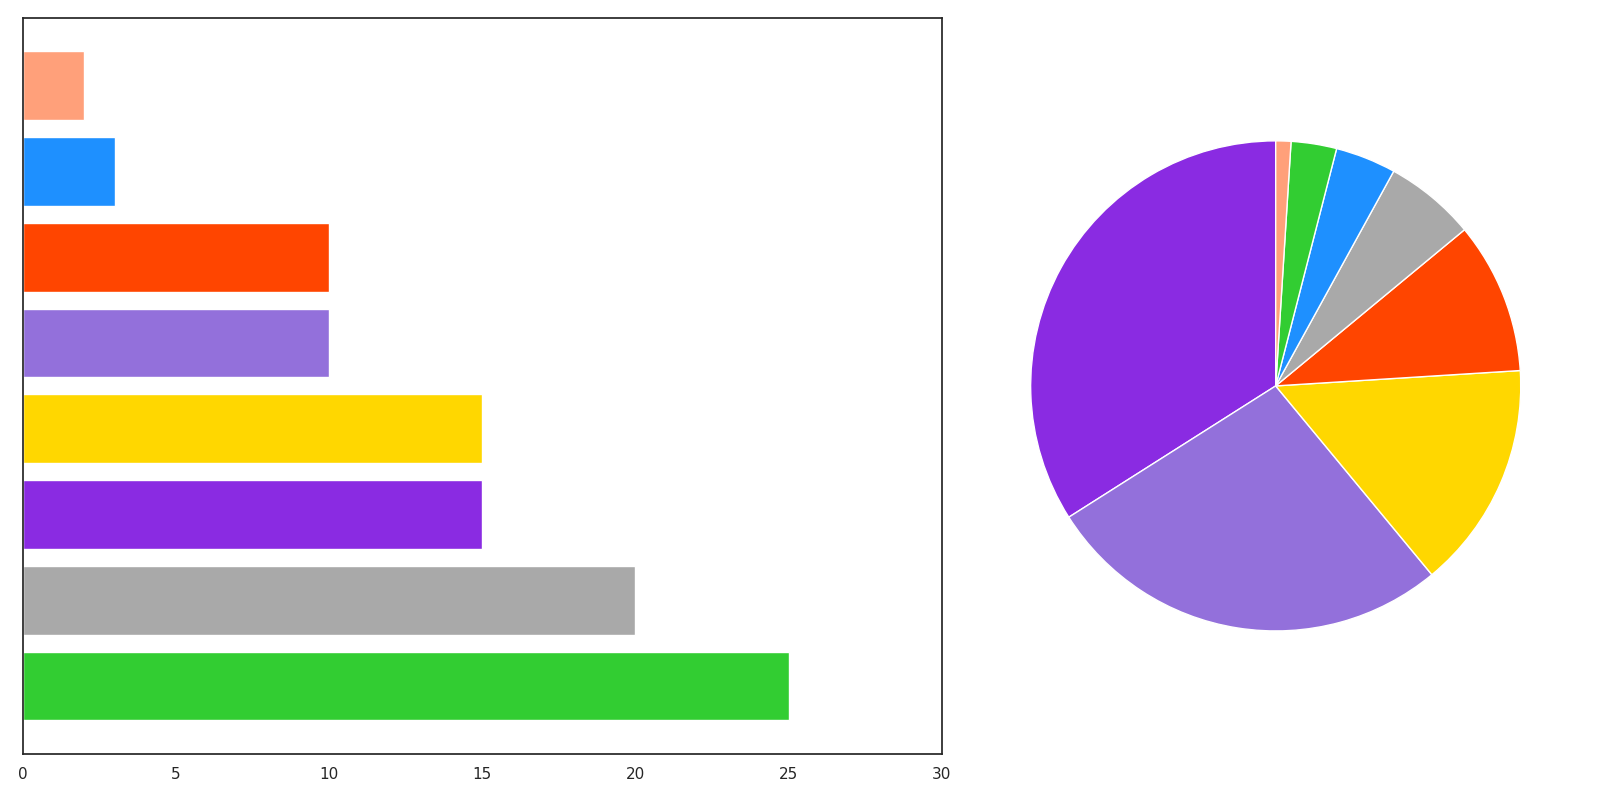

Python code for this plot:
import matplotlib.pyplot as plt
import numpy as np

energy_sources = ['Solar', 'Wind', 'Hydropower', 'Nuclear', 'Coal', 'Natural Gas', 'Other Renewables', 'Fusion']
percentages_2050 = [25, 20, 15, 10, 10, 15, 3, 2]
percentages_2020 = [3, 6, 15, 10, 27, 34, 4, 1]

colors = ['#32CD32', '#A9A9A9', '#FFD700', '#FF4500', '#9370DB', '#8A2BE2', '#1E90FF', '#FFA07A']

sorted_indices_2050 = np.argsort(percentages_2050)[::-1]
sorted_energy_sources_2050 = [energy_sources[i] for i in sorted_indices_2050]
sorted_percentages_2050 = [percentages_2050[i] for i in sorted_indices_2050]
sorted_colors_2050 = [colors[i] for i in sorted_indices_2050]

sorted_indices_2020 = np.argsort(percentages_2020)[::-1]
sorted_percentages_2020 = [percentages_2020[i] for i in sorted_indices_2020]
sorted_colors_2020 = [colors[i] for i in sorted_indices_2020]

fig, axs = plt.subplots(1, 2, figsize=(16, 8), gridspec_kw={'width_ratios': [1.5, 1]})

axs[0].barh(sorted_energy_sources_2050, sorted_percentages_2050, color=sorted_colors_2050)
axs[0].set_xlim(0, 30)
axs[0].set_yticklabels([])

axs[1].pie(sorted_percentages_2020, labels=None, startangle=90, colors=sorted_colors_2020)

plt.tight_layout()
plt.show()
